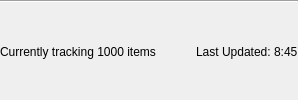
     <widget class="QWidget" name="bottomBar" native="true">
      <property name="styleSheet">
       <string notr="true"/>
      </property>
      <layout class="QVBoxLayout" name="verticalLayout_5">
       <property name="spacing">
        <number>0</number>
       </property>
       <property name="leftMargin">
        <number>0</number>
       </property>
       <property name="topMargin">
        <number>0</number>
       </property>
       <property name="rightMargin">
        <number>0</number>
       </property>
       <property name="bottomMargin">
        <number>0</number>
       </property>
       <item>
        <widget class="Line" name="bottomLine">
         <property name="styleSheet">
          <string notr="true"/>
         </property>
         <property name="orientation">
          <enum>Qt::Orientation::Horizontal</enum>
         </property>
        </widget>
       </item>
       <item>
        <layout class="QHBoxLayout" name="horizontalLayout_2">
         <item>
          <widget class="QLabel" name="trackingDisplay">
           <property name="styleSheet">
            <string notr="true"/>
           </property>
           <property name="text">
            <string>Currently tracking 1000 items</string>
           </property>
          </widget>
         </item>
         <item>
          <spacer name="horizontalSpacer_2">
           <property name="orientation">
            <enum>Qt::Orientation::Horizontal</enum>
           </property>
           <property name="sizeHint" stdset="0">
            <size>
             <width>40</width>
             <height>20</height>
            </size>
           </property>
          </spacer>
         </item>
         <item>
          <widget class="QLabel" name="lastUpdateDisplay">
           <property name="text">
            <string>Last Updated: 8:45</string>
           </property>
          </widget>
         </item>
        </layout>
       </item>
      </layout>
     </widget>
